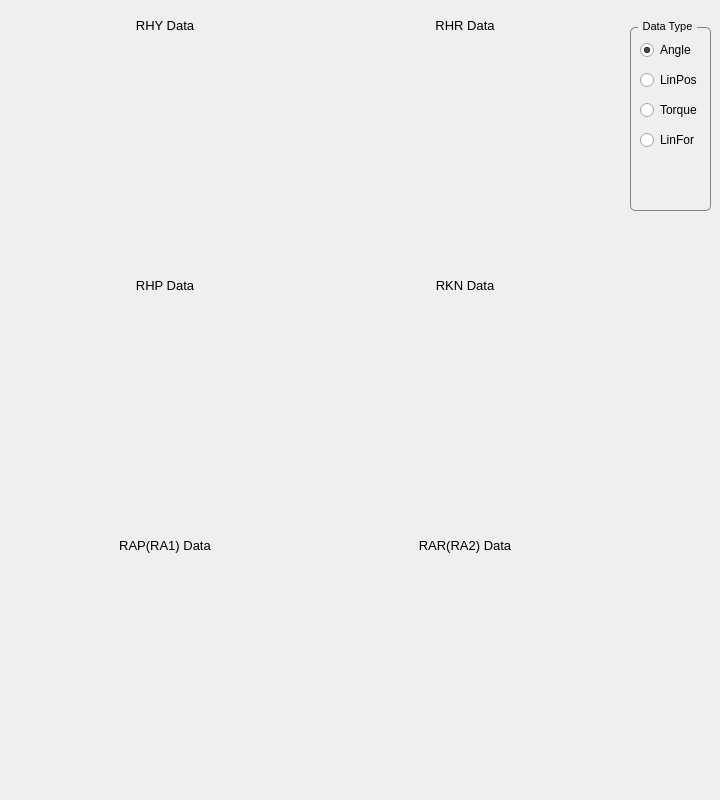
   <widget class="QWidget" name="graph_left">
    <attribute name="title">
     <string>Left Leg Graph</string>
    </attribute>
    <widget class="QCustomPlot" name="plot_RHR_2" native="true">
     <property name="geometry">
      <rect>
       <x>320</x>
       <y>20</y>
       <width>290</width>
       <height>251</height>
      </rect>
     </property>
     <widget class="QLabel" name="label_4">
      <property name="geometry">
       <rect>
        <x>95</x>
        <y>-5</y>
        <width>100</width>
        <height>21</height>
       </rect>
      </property>
      <property name="font">
       <font>
        <pointsize>10</pointsize>
        <weight>50</weight>
        <bold>false</bold>
       </font>
      </property>
      <property name="text">
       <string>RHR Data</string>
      </property>
      <property name="alignment">
       <set>Qt::AlignCenter</set>
      </property>
     </widget>
    </widget>
    <widget class="QCustomPlot" name="plot_RKN_2" native="true">
     <property name="geometry">
      <rect>
       <x>320</x>
       <y>280</y>
       <width>290</width>
       <height>251</height>
      </rect>
     </property>
     <widget class="QLabel" name="label_7">
      <property name="geometry">
       <rect>
        <x>95</x>
        <y>-5</y>
        <width>100</width>
        <height>21</height>
       </rect>
      </property>
      <property name="font">
       <font>
        <pointsize>10</pointsize>
        <weight>50</weight>
        <bold>false</bold>
       </font>
      </property>
      <property name="text">
       <string>RKN Data</string>
      </property>
      <property name="alignment">
       <set>Qt::AlignCenter</set>
      </property>
     </widget>
    </widget>
    <widget class="QCustomPlot" name="plot_RAP_2" native="true">
     <property name="geometry">
      <rect>
       <x>20</x>
       <y>540</y>
       <width>290</width>
       <height>251</height>
      </rect>
     </property>
     <widget class="QLabel" name="label_10">
      <property name="geometry">
       <rect>
        <x>95</x>
        <y>-5</y>
        <width>100</width>
        <height>21</height>
       </rect>
      </property>
      <property name="font">
       <font>
        <pointsize>10</pointsize>
        <weight>50</weight>
        <bold>false</bold>
       </font>
      </property>
      <property name="text">
       <string>RAP(RA1) Data</string>
      </property>
      <property name="alignment">
       <set>Qt::AlignCenter</set>
      </property>
     </widget>
    </widget>
    <widget class="QGroupBox" name="groupBox_19">
     <property name="geometry">
      <rect>
       <x>630</x>
       <y>20</y>
       <width>81</width>
       <height>191</height>
      </rect>
     </property>
     <property name="font">
      <font>
       <pointsize>8</pointsize>
       <weight>50</weight>
       <bold>false</bold>
      </font>
     </property>
     <property name="styleSheet">
      <string notr="true">QGroupBox {
    border: 1px solid gray;
    border-radius: 5px;
    margin-top: 7px;
}

QGroupBox::title {
    subcontrol-origin: margin;
    left: 8px;
    padding: 0 3px 0 3px;
}

</string>
     </property>
     <property name="title">
      <string>Data Type</string>
     </property>
     <widget class="QRadioButton" name="radioButton_5">
      <property name="geometry">
       <rect>
        <x>10</x>
        <y>20</y>
        <width>100</width>
        <height>20</height>
       </rect>
      </property>
      <property name="text">
       <string>Angle</string>
      </property>
      <property name="checked">
       <bool>true</bool>
      </property>
     </widget>
     <widget class="QRadioButton" name="radioButton_6">
      <property name="geometry">
       <rect>
        <x>10</x>
        <y>50</y>
        <width>100</width>
        <height>20</height>
       </rect>
      </property>
      <property name="text">
       <string>LinPos</string>
      </property>
     </widget>
     <widget class="QRadioButton" name="radioButton_7">
      <property name="geometry">
       <rect>
        <x>10</x>
        <y>80</y>
        <width>100</width>
        <height>20</height>
       </rect>
      </property>
      <property name="text">
       <string>Torque</string>
      </property>
     </widget>
     <widget class="QRadioButton" name="radioButton_8">
      <property name="geometry">
       <rect>
        <x>10</x>
        <y>110</y>
        <width>100</width>
        <height>20</height>
       </rect>
      </property>
      <property name="text">
       <string>LinFor</string>
      </property>
     </widget>
    </widget>
    <widget class="QCustomPlot" name="plot_RAR_2" native="true">
     <property name="geometry">
      <rect>
       <x>320</x>
       <y>540</y>
       <width>290</width>
       <height>251</height>
      </rect>
     </property>
     <widget class="QLabel" name="label_11">
      <property name="geometry">
       <rect>
        <x>95</x>
        <y>-5</y>
        <width>100</width>
        <height>21</height>
       </rect>
      </property>
      <property name="font">
       <font>
        <pointsize>10</pointsize>
        <weight>50</weight>
        <bold>false</bold>
       </font>
      </property>
      <property name="text">
       <string>RAR(RA2) Data</string>
      </property>
      <property name="alignment">
       <set>Qt::AlignCenter</set>
      </property>
     </widget>
    </widget>
    <widget class="QCustomPlot" name="plot_RHY_2" native="true">
     <property name="geometry">
      <rect>
       <x>20</x>
       <y>20</y>
       <width>290</width>
       <height>251</height>
      </rect>
     </property>
     <widget class="QLabel" name="label_2">
      <property name="geometry">
       <rect>
        <x>95</x>
        <y>-5</y>
        <width>100</width>
        <height>21</height>
       </rect>
      </property>
      <property name="font">
       <font>
        <pointsize>10</pointsize>
        <weight>50</weight>
        <bold>false</bold>
       </font>
      </property>
      <property name="text">
       <string>RHY Data</string>
      </property>
      <property name="alignment">
       <set>Qt::AlignCenter</set>
      </property>
     </widget>
    </widget>
    <widget class="QCustomPlot" name="plot_RHP_2" native="true">
     <property name="geometry">
      <rect>
       <x>20</x>
       <y>280</y>
       <width>290</width>
       <height>251</height>
      </rect>
     </property>
     <widget class="QLabel" name="label_12">
      <property name="geometry">
       <rect>
        <x>95</x>
        <y>-5</y>
        <width>100</width>
        <height>21</height>
       </rect>
      </property>
      <property name="font">
       <font>
        <pointsize>10</pointsize>
        <weight>50</weight>
        <bold>false</bold>
       </font>
      </property>
      <property name="text">
       <string>RHP Data</string>
      </property>
      <property name="alignment">
       <set>Qt::AlignCenter</set>
      </property>
     </widget>
    </widget>
   </widget>
